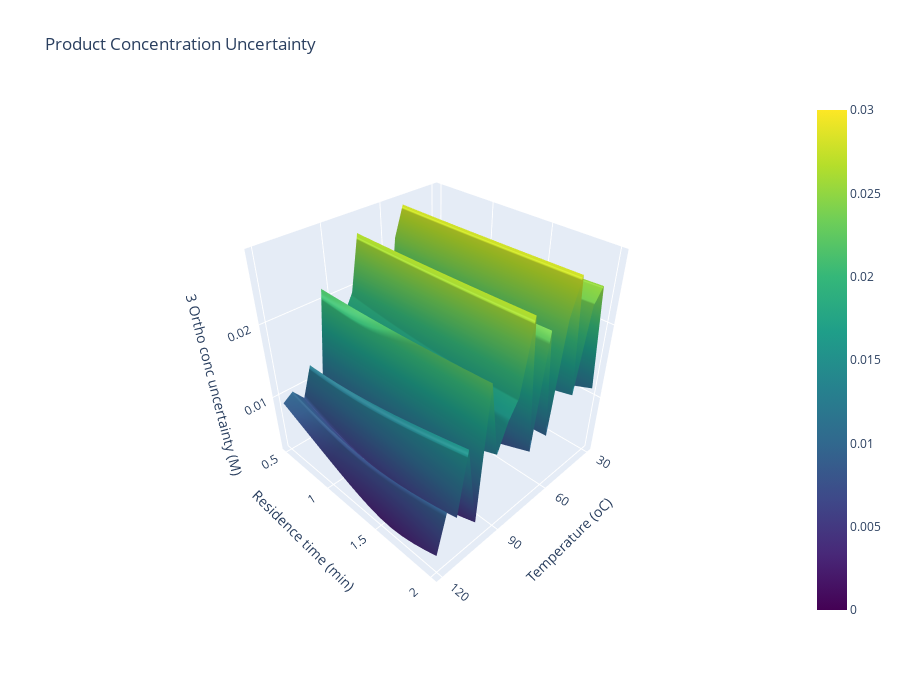

The code cell stored with this chart in its notebook:
### Code cell
# plot the uncertainty landscape
shape = (len(temperatures), len(residence_times))
fig = go.Figure(
    data=[
        go.Surface(
            x=test_dataset["temp"].values.reshape(shape), 
            y=test_dataset["t_r"].values.reshape(shape),  
            z=test_dataset["outlet_ortho_conc_std"].values.reshape(shape), 
            coloraxis="coloraxis",
        )
    ]
)
fig.update_layout(
    scene=dict(
        xaxis=dict(tickmode="array", tickvals=[30, 60, 90, 120], title="Temperature (oC)"),
        yaxis=dict(tickmode="array", tickvals=[0.5, 1, 1.5, 2], title="Residence time (min)"),
        zaxis=dict(tickmode="array", tickvals=[0, 0.01, 0.02, 0.03], title="3 Ortho conc uncertainty (M)"),
    ),
    coloraxis=dict(colorscale="Viridis", cmin=0, cmax=0.03),
    width=900, height=700,
    scene_camera = dict(eye=dict(x=1.5, y=1.5, z=1.5)),
    title="Product Concentration Uncertainty"
)
fig.show()

### Figure 1 — Plotly figure (JSON) as saved in the notebook; plotly's stock layout.template omitted (floating-point values rounded to 4 significant figures; data arrays with more than 128 entries replaced by an {"elided": "..."} marker saying what was removed)
{"data": [{"coloraxis": "coloraxis", "type": "surface", "x": {"elided": "19x16 float values"}, "y": {"elided": "19x16 float values"}, "z": {"elided": "19x16 float values"}}], "layout": {"coloraxis": {"cmax": 0.03, "cmin": 0, "colorscale": [[0, "#440154"], [0.1111, "#482878"], [0.2222, "#3e4989"], [0.3333, "#31688e"], [0.4444, "#26828e"], [0.5556, "#1f9e89"], [0.6667, "#35b779"], [0.7778, "#6ece58"], [0.8889, "#b5de2b"], [1, "#fde725"]]}, "height": 700, "scene": {"camera": {"eye": {"x": 1.5, "y": 1.5, "z": 1.5}}, "xaxis": {"tickmode": "array", "tickvals": [30, 60, 90, 120], "title": {"text": "Temperature (oC)"}}, "yaxis": {"tickmode": "array", "tickvals": [0.5, 1, 1.5, 2], "title": {"text": "Residence time (min)"}}, "zaxis": {"tickmode": "array", "tickvals": [0, 0.01, 0.02, 0.03], "title": {"text": "3 Ortho conc uncertainty (M)"}}}, "title": {"text": "Product Concentration Uncertainty"}, "width": 900}}
